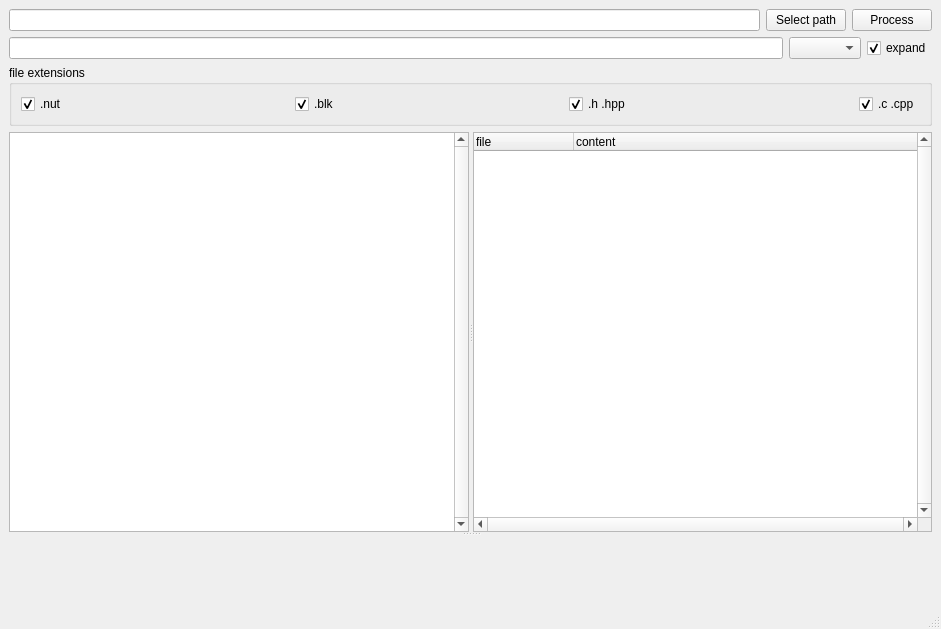
<?xml version="1.0" encoding="UTF-8"?>
<ui version="4.0">
 <class>MainWindow</class>
 <widget class="QMainWindow" name="MainWindow">
  <property name="geometry">
   <rect>
    <x>0</x>
    <y>0</y>
    <width>941</width>
    <height>629</height>
   </rect>
  </property>
  <property name="windowTitle">
   <string>MainWindow</string>
  </property>
  <widget class="QWidget" name="centralwidget">
   <layout class="QVBoxLayout" name="verticalLayout">
    <item>
     <layout class="QHBoxLayout" name="horizontalLayout">
      <item>
       <widget class="QLineEdit" name="folderPathEdit">
        <property name="text">
         <string/>
        </property>
        <property name="readOnly">
         <bool>true</bool>
        </property>
       </widget>
      </item>
      <item>
       <widget class="QPushButton" name="selectFolderButton">
        <property name="text">
         <string>Select path</string>
        </property>
       </widget>
      </item>
      <item>
       <widget class="QPushButton" name="processButton">
        <property name="text">
         <string>Process</string>
        </property>
       </widget>
      </item>
     </layout>
    </item>
    <item>
     <layout class="QHBoxLayout" name="horizontalLayout_2">
      <item>
       <widget class="QLineEdit" name="quickFindEdit">
        <property name="toolTip">
         <string>quick find</string>
        </property>
       </widget>
      </item>
      <item>
       <widget class="QComboBox" name="historyComboBox"/>
      </item>
      <item>
       <widget class="QCheckBox" name="expandCheckbox">
        <property name="text">
         <string>expand</string>
        </property>
        <property name="checked">
         <bool>true</bool>
        </property>
       </widget>
      </item>
     </layout>
    </item>
    <item>
     <widget class="QGroupBox" name="groupBox">
      <property name="sizePolicy">
       <sizepolicy hsizetype="Preferred" vsizetype="Minimum">
        <horstretch>0</horstretch>
        <verstretch>0</verstretch>
       </sizepolicy>
      </property>
      <property name="title">
       <string>file extensions</string>
      </property>
      <layout class="QHBoxLayout" name="horizontalLayout_3">
       <item>
        <widget class="QCheckBox" name="nutCheckBox">
         <property name="sizePolicy">
          <sizepolicy hsizetype="Minimum" vsizetype="Minimum">
           <horstretch>0</horstretch>
           <verstretch>0</verstretch>
          </sizepolicy>
         </property>
         <property name="text">
          <string>.nut</string>
         </property>
         <property name="checked">
          <bool>true</bool>
         </property>
        </widget>
       </item>
       <item>
        <spacer name="horizontalSpacer">
         <property name="orientation">
          <enum>Qt::Horizontal</enum>
         </property>
         <property name="sizeHint" stdset="0">
          <size>
           <width>40</width>
           <height>20</height>
          </size>
         </property>
        </spacer>
       </item>
       <item>
        <widget class="QCheckBox" name="blkCheckBox">
         <property name="sizePolicy">
          <sizepolicy hsizetype="Minimum" vsizetype="Minimum">
           <horstretch>0</horstretch>
           <verstretch>0</verstretch>
          </sizepolicy>
         </property>
         <property name="text">
          <string>.blk</string>
         </property>
         <property name="checked">
          <bool>true</bool>
         </property>
        </widget>
       </item>
       <item>
        <spacer name="horizontalSpacer_2">
         <property name="orientation">
          <enum>Qt::Horizontal</enum>
         </property>
         <property name="sizeHint" stdset="0">
          <size>
           <width>40</width>
           <height>20</height>
          </size>
         </property>
        </spacer>
       </item>
       <item>
        <widget class="QCheckBox" name="headersCheckBox">
         <property name="sizePolicy">
          <sizepolicy hsizetype="Minimum" vsizetype="Minimum">
           <horstretch>0</horstretch>
           <verstretch>0</verstretch>
          </sizepolicy>
         </property>
         <property name="text">
          <string>.h .hpp</string>
         </property>
         <property name="checked">
          <bool>true</bool>
         </property>
        </widget>
       </item>
       <item>
        <spacer name="horizontalSpacer_3">
         <property name="orientation">
          <enum>Qt::Horizontal</enum>
         </property>
         <property name="sizeHint" stdset="0">
          <size>
           <width>40</width>
           <height>20</height>
          </size>
         </property>
        </spacer>
       </item>
       <item>
        <widget class="QCheckBox" name="sourcesCheckBox">
         <property name="sizePolicy">
          <sizepolicy hsizetype="Minimum" vsizetype="Minimum">
           <horstretch>0</horstretch>
           <verstretch>0</verstretch>
          </sizepolicy>
         </property>
         <property name="text">
          <string>.c .cpp</string>
         </property>
         <property name="checked">
          <bool>true</bool>
         </property>
        </widget>
       </item>
      </layout>
     </widget>
    </item>
    <item>
     <widget class="QSplitter" name="splitter_2">
      <property name="orientation">
       <enum>Qt::Vertical</enum>
      </property>
      <widget class="QSplitter" name="splitter">
       <property name="orientation">
        <enum>Qt::Horizontal</enum>
       </property>
       <widget class="QTreeWidget" name="wordsTree">
        <property name="verticalScrollBarPolicy">
         <enum>Qt::ScrollBarAlwaysOn</enum>
        </property>
        <property name="alternatingRowColors">
         <bool>true</bool>
        </property>
        <property name="selectionMode">
         <enum>QAbstractItemView::SingleSelection</enum>
        </property>
        <property name="rootIsDecorated">
         <bool>true</bool>
        </property>
        <property name="headerHidden">
         <bool>true</bool>
        </property>
        <property name="columnCount">
         <number>1</number>
        </property>
        <attribute name="headerVisible">
         <bool>false</bool>
        </attribute>
        <attribute name="headerCascadingSectionResizes">
         <bool>true</bool>
        </attribute>
        <attribute name="headerDefaultSectionSize">
         <number>150</number>
        </attribute>
        <attribute name="headerMinimumSectionSize">
         <number>50</number>
        </attribute>
        <attribute name="headerShowSortIndicator" stdset="0">
         <bool>false</bool>
        </attribute>
        <attribute name="headerStretchLastSection">
         <bool>true</bool>
        </attribute>
        <column>
         <property name="text">
          <string/>
         </property>
        </column>
       </widget>
       <widget class="QTreeWidget" name="linesTree">
        <property name="verticalScrollBarPolicy">
         <enum>Qt::ScrollBarAlwaysOn</enum>
        </property>
        <property name="horizontalScrollBarPolicy">
         <enum>Qt::ScrollBarAlwaysOn</enum>
        </property>
        <property name="alternatingRowColors">
         <bool>true</bool>
        </property>
        <property name="columnCount">
         <number>2</number>
        </property>
        <column>
         <property name="text">
          <string>file</string>
         </property>
        </column>
        <column>
         <property name="text">
          <string>content</string>
         </property>
        </column>
       </widget>
      </widget>
      <widget class="QsciScintilla" name="fileEditor">
       <property name="toolTip">
        <string/>
       </property>
       <property name="whatsThis">
        <string/>
       </property>
      </widget>
     </widget>
    </item>
   </layout>
  </widget>
  <widget class="QMenuBar" name="menubar">
   <property name="geometry">
    <rect>
     <x>0</x>
     <y>0</y>
     <width>941</width>
     <height>18</height>
    </rect>
   </property>
  </widget>
  <widget class="QStatusBar" name="statusbar"/>
 </widget>
 <customwidgets>
  <customwidget>
   <class>QsciScintilla</class>
   <extends>QFrame</extends>
   <header>Qsci/qsciscintilla.h</header>
  </customwidget>
 </customwidgets>
 <tabstops>
  <tabstop>folderPathEdit</tabstop>
  <tabstop>selectFolderButton</tabstop>
  <tabstop>processButton</tabstop>
  <tabstop>quickFindEdit</tabstop>
 </tabstops>
 <resources/>
 <connections/>
</ui>
